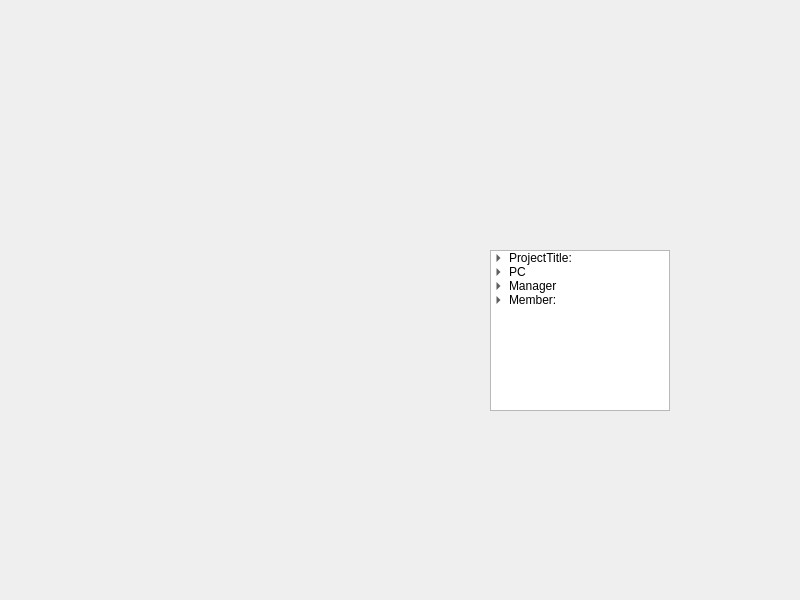
<?xml version="1.0" encoding="UTF-8"?>
<ui version="4.0">
 <class>MainWindow</class>
 <widget class="QMainWindow" name="MainWindow">
  <property name="geometry">
   <rect>
    <x>0</x>
    <y>0</y>
    <width>800</width>
    <height>600</height>
   </rect>
  </property>
  <property name="windowTitle">
   <string>MainWindow</string>
  </property>
  <widget class="QWidget" name="centralwidget">
   <widget class="QTreeWidget" name="treeWidget">
    <property name="enabled">
     <bool>true</bool>
    </property>
    <property name="geometry">
     <rect>
      <x>490</x>
      <y>250</y>
      <width>180</width>
      <height>161</height>
     </rect>
    </property>
    <property name="indentation">
     <number>15</number>
    </property>
    <attribute name="headerVisible">
     <bool>false</bool>
    </attribute>
    <attribute name="headerDefaultSectionSize">
     <number>100</number>
    </attribute>
    <attribute name="headerMinimumSectionSize">
     <number>21</number>
    </attribute>
    <attribute name="headerStretchLastSection">
     <bool>true</bool>
    </attribute>
    <column>
     <property name="text">
      <string>1</string>
     </property>
    </column>
    <item>
     <property name="text">
      <string>ProjectTitle:</string>
     </property>
     <item>
      <property name="text">
       <string>test project name</string>
      </property>
     </item>
    </item>
    <item>
     <property name="text">
      <string>PC</string>
     </property>
     <item>
      <property name="text">
       <string>yang</string>
      </property>
     </item>
    </item>
    <item>
     <property name="text">
      <string>Manager</string>
     </property>
     <item>
      <property name="text">
       <string>alpha</string>
      </property>
     </item>
    </item>
    <item>
     <property name="text">
      <string>Member:</string>
     </property>
     <item>
      <property name="text">
       <string>alpha</string>
      </property>
     </item>
     <item>
      <property name="text">
       <string>sandy</string>
      </property>
     </item>
     <item>
      <property name="text">
       <string>una</string>
      </property>
     </item>
    </item>
   </widget>
  </widget>
 </widget>
 <resources/>
 <connections/>
</ui>
